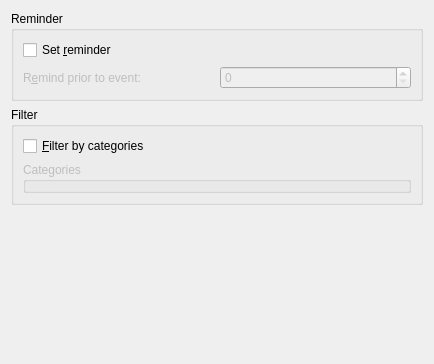
<ui version="4.0" >
 <class>ConfigDialog</class>
 <widget class="QWidget" name="ConfigDialog" >
  <property name="geometry" >
   <rect>
    <x>0</x>
    <y>0</y>
    <width>434</width>
    <height>364</height>
   </rect>
  </property>
  <layout class="QVBoxLayout" name="verticalLayout_2" >
   <item>
    <widget class="QGroupBox" name="groupBox" >
     <property name="title" >
      <string>Reminder</string>
     </property>
     <property name="checkable" >
      <bool>false</bool>
     </property>
     <layout class="QGridLayout" name="gridLayout" >
      <item row="0" column="0" >
       <widget class="QCheckBox" name="kcfg_EnableAlarm" >
        <property name="text" >
         <string>Set &amp;reminder</string>
        </property>
       </widget>
      </item>
      <item row="1" column="0" >
       <widget class="QLabel" name="label" >
        <property name="enabled" >
         <bool>false</bool>
        </property>
        <property name="text" >
         <string>R&amp;emind prior to event:</string>
        </property>
        <property name="buddy" >
         <cstring>kcfg_AlarmDays</cstring>
        </property>
       </widget>
      </item>
      <item row="1" column="1" >
       <widget class="KIntSpinBox" name="kcfg_AlarmDays" >
        <property name="enabled" >
         <bool>false</bool>
        </property>
        <property name="prefix" >
         <string/>
        </property>
        <property name="maximum" >
         <number>355</number>
        </property>
       </widget>
      </item>
     </layout>
    </widget>
   </item>
   <item>
    <widget class="QGroupBox" name="groupBox_2" >
     <property name="title" >
      <string>Filter</string>
     </property>
     <layout class="QVBoxLayout" name="verticalLayout" >
      <item>
       <widget class="QCheckBox" name="kcfg_FilterOnCategories" >
        <property name="text" >
         <string>&amp;Filter by categories</string>
        </property>
       </widget>
      </item>
      <item>
       <widget class="KEditListBox" name="kcfg_FilterCategories" >
        <property name="enabled" >
         <bool>false</bool>
        </property>
        <property name="title" >
         <string>Categories</string>
        </property>
        <property name="buttons" >
         <set>KEditListBox::Add|KEditListBox::Remove</set>
        </property>
       </widget>
      </item>
     </layout>
    </widget>
   </item>
   <item>
    <spacer name="verticalSpacer" >
     <property name="orientation" >
      <enum>Qt::Vertical</enum>
     </property>
     <property name="sizeHint" stdset="0" >
      <size>
       <width>20</width>
       <height>18</height>
      </size>
     </property>
    </spacer>
   </item>
  </layout>
 </widget>
 <customwidgets>
  <customwidget>
   <class>KEditListBox</class>
   <extends>QGroupBox</extends>
   <header>keditlistbox.h</header>
  </customwidget>
  <customwidget>
   <class>KIntSpinBox</class>
   <extends>QSpinBox</extends>
   <header>knuminput.h</header>
  </customwidget>
 </customwidgets>
 <resources/>
 <connections>
  <connection>
   <sender>kcfg_EnableAlarm</sender>
   <signal>toggled(bool)</signal>
   <receiver>label</receiver>
   <slot>setEnabled(bool)</slot>
   <hints>
    <hint type="sourcelabel" >
     <x>97</x>
     <y>54</y>
    </hint>
    <hint type="destinationlabel" >
     <x>104</x>
     <y>75</y>
    </hint>
   </hints>
  </connection>
  <connection>
   <sender>kcfg_EnableAlarm</sender>
   <signal>toggled(bool)</signal>
   <receiver>kcfg_AlarmDays</receiver>
   <slot>setEnabled(bool)</slot>
   <hints>
    <hint type="sourcelabel" >
     <x>169</x>
     <y>51</y>
    </hint>
    <hint type="destinationlabel" >
     <x>292</x>
     <y>85</y>
    </hint>
   </hints>
  </connection>
  <connection>
   <sender>kcfg_FilterOnCategories</sender>
   <signal>toggled(bool)</signal>
   <receiver>kcfg_FilterCategories</receiver>
   <slot>setEnabled(bool)</slot>
   <hints>
    <hint type="sourcelabel" >
     <x>29</x>
     <y>151</y>
    </hint>
    <hint type="destinationlabel" >
     <x>81</x>
     <y>199</y>
    </hint>
   </hints>
  </connection>
 </connections>
</ui>
